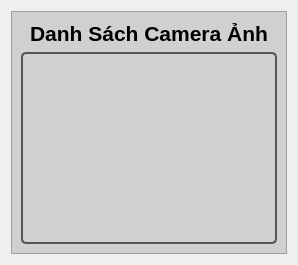
             <widget class="QWidget" name="page_2">
              <layout class="QHBoxLayout" name="horizontalLayout_8">
               <item>
                <widget class="QFrame" name="frame">
                 <property name="styleSheet">
                  <string notr="true">background-color: rgb(208, 208, 208);</string>
                 </property>
                 <property name="frameShape">
                  <enum>QFrame::StyledPanel</enum>
                 </property>
                 <property name="frameShadow">
                  <enum>QFrame::Raised</enum>
                 </property>
                 <layout class="QGridLayout" name="gridLayout_5">
                  <item row="0" column="0">
                   <widget class="QLabel" name="label_9">
                    <property name="font">
                     <font>
                      <family>Tahoma</family>
                      <pointsize>16</pointsize>
                      <weight>75</weight>
                      <bold>true</bold>
                     </font>
                    </property>
                    <property name="text">
                     <string>Danh Sách Camera Ảnh</string>
                    </property>
                    <property name="alignment">
                     <set>Qt::AlignCenter</set>
                    </property>
                   </widget>
                  </item>
                  <item row="1" column="0">
                   <widget class="QListWidget" name="listWidget">
                    <property name="font">
                     <font>
                      <family>Tahoma</family>
                      <pointsize>14</pointsize>
                     </font>
                    </property>
                    <property name="styleSheet">
                     <string notr="true">QListWidget {
    border: 2px solid #555;
    border-radius: 5px;
    padding: 5px;
}

QListWidget::item {
    color: #121212;
	padding: 8px;
    margin: 2px 0;
    border-bottom: 2px solid #000000;
}

/* Mục được chọn */
QListWidget::item:selected {
    background-color: #005fff;
    color: white;
}
</string>
                    </property>
                   </widget>
                  </item>
                 </layout>
                </widget>
               </item>
              </layout>
             </widget>
